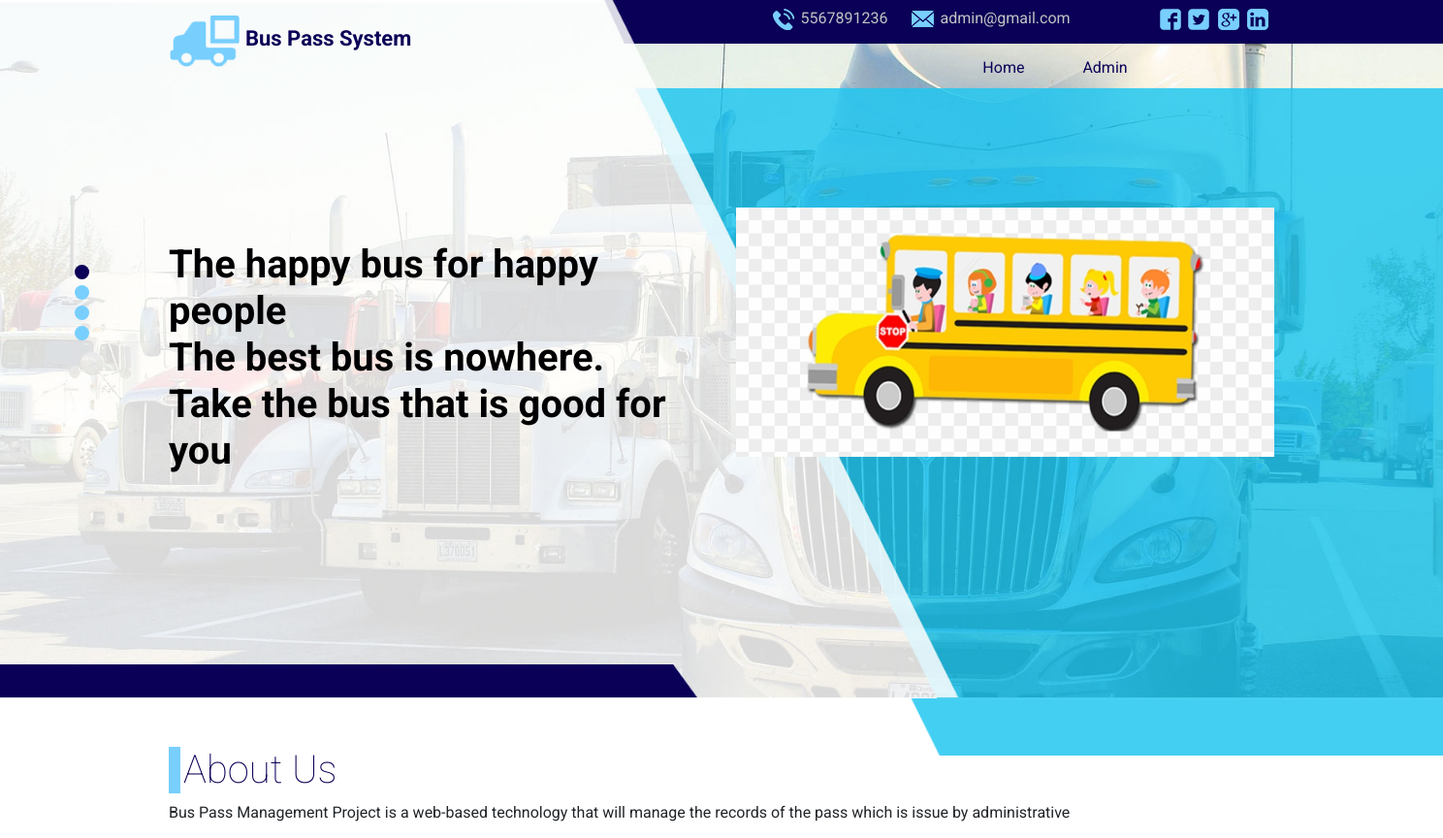
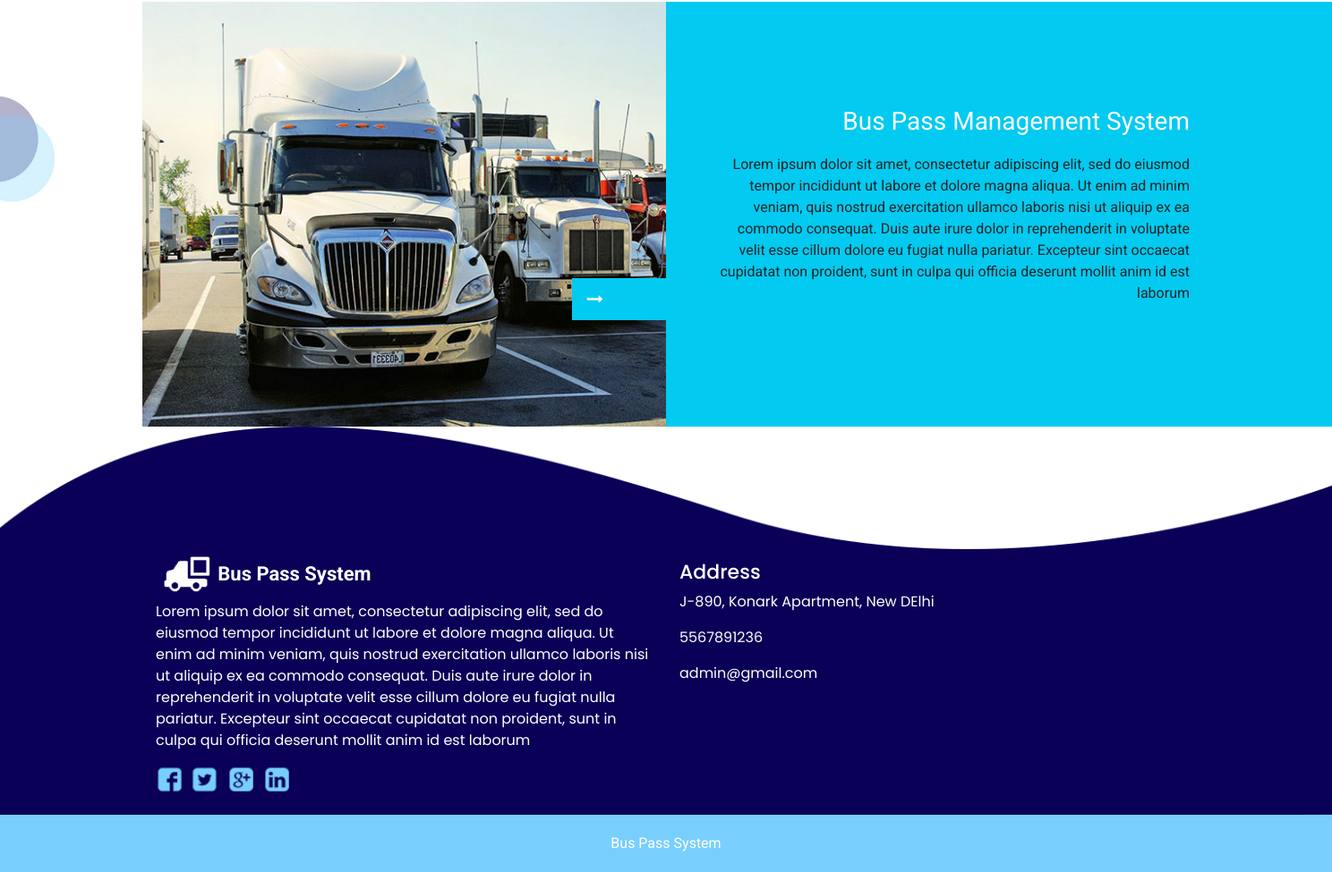
The page / on the database its author committed (2 pictures, top to bottom).
### app/models.py (models this page shows, shortened)
class Page(models.Model):
    pagetitle = models.CharField(max_length=250)
    address = models.CharField(max_length=250)
    aboutus = models.TextField()
    email = models.EmailField(max_length=200)
    mobilenumber = models.IntegerField(default=0)
    created_at = models.DateTimeField(auto_now_add=True)
    updated_at = models.DateTimeField(auto_now=True)

### buspass/views.py (the view)
# urls.py: path('', views.LANDINGPAGE, name='landingpage'),
def LANDINGPAGE(request):
    page = Page.objects.all()
    context = {'page': page,
               }
    return render(request, 'landingpage.html', context)

### templates/landingpage.html (shortened to what this page needs)
{% load static %}
<!DOCTYPE html>
<html>
<head>
  <link rel="stylesheet" type="text/css"
    href="https://cdnjs.cloudflare.com/ajax/libs/OwlCarousel2/2.1.3/assets/owl.carousel.min.css" />
  <link rel="stylesheet" type="text/css" href="{% static 'css/bootstrap.css' %}" />
  <link href="{% static 'css/style.css'%}" rel="stylesheet" />
  <link href="{% static 'css/responsive.css' %}" rel="stylesheet" />
</head>
<body>
  <div class="hero_area">
    <section class="header_section">
      <div class="container">
        <div class="header_container ">
          <div class="logo-box">
            <img src="{% static 'images/logo.png' %}" alt="">
            <span>
                Bus Pass System
            </span>
          </div>
          <div>  {% for i in page %}
            <div class="header_top">
              <div class="header_top-contact">
                <a href="" class="ml-4">
                  <div>
                    <img src="{% static 'images/phone.png' %}" alt="" />
                  </div>
                  <span>
                    {{i.mobilenumber}}
                  </span>
                </a>
                <a href="" class="ml-4">
                  <div>
                    <img src="{% static 'images/mail.png' %}" alt="" />
                  </div>
                  <span>
                    {{i.email}}
                  </span>
                </a>
              </div>
              <div class="header_top-social">
                <div>
                  <a href="">
                    <img src="{% static 'images/fb.png' %}" alt="">
                  </a>
                </div>
                <div>
                  <a href="">
                    <img src="{% static 'images/twitter.png' %}" alt="">
                  </a>
                </div>
                <div>
                  <a href="">
                    <img src="{% static 'images/g-plus.png' %}" alt="">
                  </a>
                </div>
                <div>
                  <a href="">
                    <img src="{% static 'images/linkedin.png' %}" alt="">
                  </a>
                </div>
              </div>
            </div>
            <div class="header_btm">
              <nav class="navbar navbar-expand-lg custom_nav-container pt-3">
                <div class="collapse navbar-collapse" id="navbarSupportedContent">
                  <div class="d-flex mx-auto flex-column flex-lg-row align-items-center">
                    <ul class="navbar-nav  ">
                        <li class="nav-item active">
                            <a class="nav-link" href="{% url 'landingpage' %}">Home <span class="sr-only">(current)</span></a>
                          </li>
                          <li class="nav-item">
                            <a class="nav-link" href="{% url 'login' %}"> Admin </a>
                          </li>
                    </ul>
                  </div>
                </div>
              </nav>
            </div>
          </div>
        </div>
      </div>
    </section>
    <section class=" slider_section ">
      <div id="carouselExampleIndicators" class="carousel slide" data-ride="carousel">
        <ol class="carousel-indicators">
          <li data-target="#carouselExampleIndicators" data-slide-to="0" class="active"></li>
          <li data-target="#carouselExampleIndicators" data-slide-to="1"></li>
          <li data-target="#carouselExampleIndicators" data-slide-to="2"></li>
          <li data-target="#carouselExampleIndicators" data-slide-to="3"></li>
        </ol>
        <div class="carousel-inner">
          <div class="carousel-item active">
            <div class="container">
              <div class="slider_item-container">
                <div class="row">
                  <div class="col-md-6">
                    <div class="slider_item-detail">
                      <div>
                        <h1>
                            The happy bus for happy people <br>
                            The best bus is nowhere. <br>
                            Take the bus that is good for you
                        </h1>
                      </div>
                    </div>
                  </div>
                  <div class="col-md-6">
                    <div class="slider_img-box">
                      <img src="{% static 'images/truck.png' %}" alt="" class="img-fluid">
                    </div>
                  </div>
                </div>
              </div>
            </div>
          </div>
        </div>
      </div>
    </section>
  </div>
  <section class="about_section ">
    <div class="container">
      <div class="row">
        <div class="col">
          <h2 class="heading_style">
            About Us
          </h2>
          <p>
            Bus Pass Management Project is a web-based technology that will manage the records of the pass which is issue by administrative
          </p>
        </div>
      </div>
      <div class="row">
        <div class="col-md-6">
          <div class="about_img-box">
            <img src="{% static 'images/a-truck.jpg' %}" alt="" class="img-fluid">
          </div>
        </div>
        <div class="col-md-6 about_detail-container">
          <div class="about_detail-box">
            <h3>
              Bus Pass Management System
            </h3>
            <p>
             {{i.aboutus}}
            </p>
          </div>
        </div>
      </div>
    </div>
  </section>
  <section class="info_section ">
    <div class="container ">
      <div class="row  mb-6 pb-4">
        <div class="col-md-6 info_logo">
          <div class="logo-box">
            <img src="{% static 'images/logo-white.png'%}" alt="">
            <span>
            Bus Pass System
            </span>
          </div>
          <p>
            {{i.aboutus}}
          </p>
          <div class="info_social">
            <div>
              <a href="">
                <img src="{% static 'images/fb.png'%}" alt="">
              </a>
            </div>
            <div>
              <a href="">
                <img src="{% static 'images/twitter.png'%}" alt="">
              </a>
            </div>
            <div>
              <a href="">
                <img src="{% static 'images/g-plus.png'%}" alt="">
              </a>
            </div>
            <div>
              <a href="">
                <img src="{% static 'images/linkedin.png'%}" alt="">
              </a>
            </div>
          </div>
        </div>
        <div class="col-md-6 info_address">
          <h5>
            Address
          </h5>
          <p>
            {{i.address}}
          </p>
          <p>
            {{i.mobilenumber}}
          </p>
          <p>
            {{i.email}}
          </p>
        </div>
      </div>
    </div>
  </section>{% endfor %}
  <section class="container-fluid footer_section">
    <p>
     Bus Pass System
    </p>
  </section>
</body>
</html>

### static/css/style.css (style rules this page uses)
body { font-family: "Roboto", sans-serif; background-color: #fff; }
.hero_area { height: 90vh; background-image: url(../images/main-bg.jpg); background-repeat: no-repeat; background-size: cover; background-position: top; position: relative; }
.hero_area::after { position: absolute; content: ""; background-image: url(../images/blue-bg.png); background-size: cover; background-repeat: no-repeat; width: 42%; height: 70px; top: 98.5%; right: -4%; z-index: -1; }
.logo-box { padding-top: 5px; }
.logo-box span { font-size: 22px; font-weight: bold; color: #0a0057; font-family: "Roboto", sans-serif; }
.header_section .header_container { display: flex; justify-content: space-between; }
.header_top { display: flex; justify-content: flex-end; padding-top: 7px; }
.header_top img { margin-right: 5px; }
.header_top-social { display: flex; }
.header_top-contact { display: flex; margin-right: 20%; }
.header_top-contact a, .header_top-contact a:hover { display: flex; color: #c3c3c5; }
.custom_nav-container.navbar-expand-lg .navbar-nav .nav-link { padding: 10px 30px; color: #0a0057; text-align: center; }
a, a:hover, a:focus { text-decoration: none; }
.heading_style { border-left: 12px solid #78cffd; font-size: 40px; padding-left: 3px; font-weight: lighter; color: #0a0057; }
.slider_section { position: relative; }
.slider_section .slider_item-container { margin-top: 10%; }
.slider_item-detail h1 { font-weight: bold; margin: 35px 0; color: #000002; }
.slider_section .carousel-indicators { position: absolute; top: 50%; left: -10%; bottom: auto; right: auto; flex-direction: column; transform: translateY(-50%); }
.slider_section .carousel-indicators li { width: 15px; height: 15px; background-color: #78cffd; background-clip: padding-box; margin: 3px; border: none; opacity: 1; border-radius: 100%; transition: background-color 0.6s; }
.slider_section .carousel-indicators .active { background-color: #0a0057; }
.about_section { padding-top: 50px; position: relative; }
.about_section::before { content: ""; position: absolute; top: 50%; left: 0; width: 65px; height: 120px; transform: translateY(-50%); background-image: url(../images/circle-bg.jpg); background-size: cover; }
.about_section .col-md-6 { padding: 0; display: flex; justify-content: center; align-items: center; }
.about_detail-container { position: relative; }
.about_detail-container::before { content: ""; position: absolute; width: 150%; height: 100%; top: 0; left: 0; background-color: #02caf0; z-index: -1; }
.about_detail-box { padding: 25px 50px; padding-right: 0; }
.about_detail-box h3, .about_detail-box p { text-align: right; }
.about_detail-box h3 { color: #fff; font-weight: normal; }
.about_detail-box p { margin: 20px 0; }
.about_img-box { position: relative; }
.about_img-box::before { content: ""; width: 18%; height: 10%; background-color: #02caf0; position: absolute; right: 0; bottom: 25%; }
.about_img-box::after { content: ""; position: absolute; width: 18%; height: 10%; right: 0; bottom: 25%; background-image: url(../images/white-next.png); background-size: 20px; background-position: 15px; background-repeat: no-repeat; }
.info_section { padding-top: 150px; padding-bottom: 1px; color: #fff; background-image: url(../images/info-bg.png); background-size: 100% 101%; background-repeat: no-repeat; font-family: "Poppins", sans-serif; }
.info_section h5 { font-size: 22px; }
.info_section a, .info_section a:hover { color: #fff; }
.info_logo .logo-box { padding-top: 0; margin-top: -10px; }
.info_logo .logo-box img { width: 65px; }
.info_logo .logo-box span { color: #fff; }
.info_social { display: flex; justify-content: space-between; width: 150px; }
.info_social a img { width: 30px; }
.footer_section { background-color: #78cffd; padding: 20px 0; font-family: "Roboto", sans-serif; }
.footer_section p { color: #fff; margin: 0; text-align: center; }

### static/css/responsive.css (style rules this page uses)
@media (min-width: 1200px) { .container { max-width: 1170px; } }

### rows shown on the page
Page: mobilenumber "5567891236", email "admin@gmail.com", aboutus "Lorem ipsum dolor sit amet, consectetur adipiscing elit, sed do eiusmod tempor incididunt ut labore et dolore magna aliqua. Ut enim ad minim veniam, quis nostrud exercitation ullamco laboris nisi ut aliquip ex ea commodo consequat. Duis aute irure dolor in reprehenderit in voluptate velit esse cillum dolore eu fugiat nulla pariatur. Excepteur sint occaecat cupidatat non proident, sunt in culpa qui officia deserunt mollit anim id est laborum", address "J-890, Konark Apartment, New DElhi"
